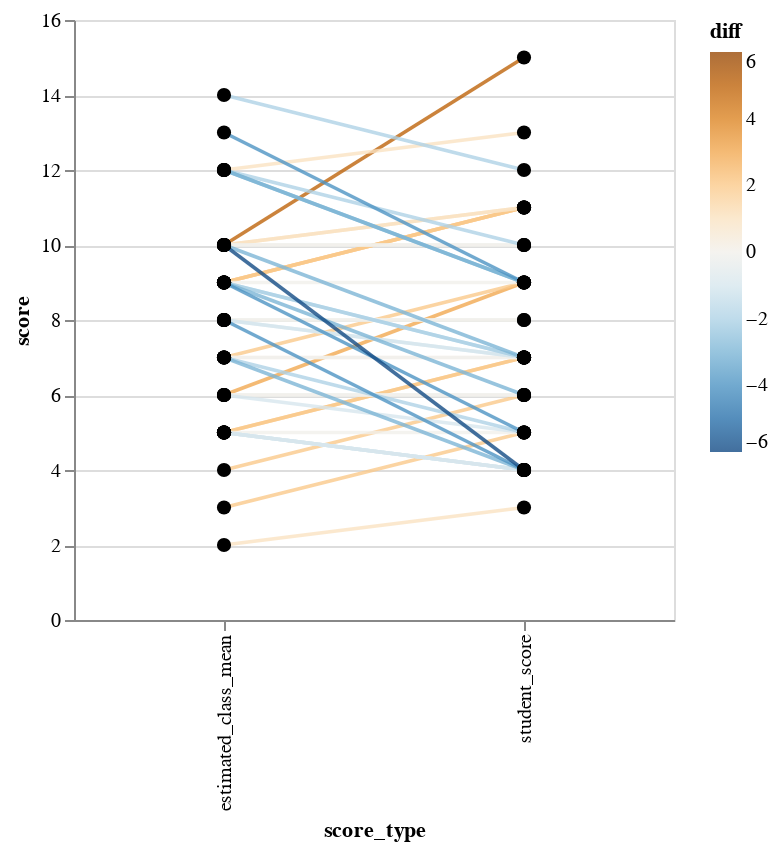

Source (notebook cell):
### Code cell
points = alt.Chart(scores_this_year).mark_circle(size=50, color='black', opacity=1).encode(
    alt.X('score_type'),
    alt.Y('score'),
    alt.Detail('time')).properties(width=300)
points.mark_line(size=1.8, opacity=0.8).encode(alt.Color('diff', scale=alt.Scale(scheme='blueorange', domain=(-6, 6)))) + points

### Figure 1 — Vega-Lite specification as saved in the notebook (floating-point values rounded to 4 significant figures)
{"config": {"view": {"continuousWidth": 300, "continuousHeight": 300}}, "layer": [{"mark": {"type": "line", "opacity": 0.8, "size": 1.8}, "encoding": {"color": {"field": "diff", "scale": {"domain": [-6, 6], "scheme": "blueorange"}, "type": "quantitative"}, "detail": {"field": "time", "type": "nominal"}, "x": {"field": "score_type", "type": "nominal"}, "y": {"field": "score", "type": "quantitative"}}}, {"mark": {"type": "circle", "color": "black", "opacity": 1, "size": 50}, "encoding": {"detail": {"field": "time", "type": "nominal"}, "x": {"field": "score_type", "type": "nominal"}, "y": {"field": "score", "type": "quantitative"}}}], "data": {"name": "data-d87c8ac6701c54e21b83d7c3696c3ead"}, "width": 300, "$schema": "https://vega.github.io/schema/vega-lite/v5.20.1.json", "datasets": {"data-d87c8ac6701c54e21b83d7c3696c3ead": [{"time": "10/12/2024 0:04:22", "diff": 5.0, "self_belief": "positive", "year": 2024.0, "score_type": "student_score", "score": 15.0}, {"time": "10/12/2024 0:04:22", "diff": 5.0, "self_belief": "positive", "year": 2024.0, "score_type": "estimated_class_mean", "score": 10.0}, {"time": "10/8/2024 20:19:17", "diff": 3.0, "self_belief": "positive", "year": 2024.0, "score_type": "student_score", "score": 9.0}, {"time": "10/8/2024 20:19:17", "diff": 3.0, "self_belief": "positive", "year": 2024.0, "score_type": "estimated_class_mean", "score": 6.0}, {"time": "10/7/2024 14:28:51", "diff": 2.0, "self_belief": "positive", "year": 2024.0, "score_type": "student_score", "score": 7.0}, {"time": "10/7/2024 14:28:51", "diff": 2.0, "self_belief": "positive", "year": 2024.0, "score_type": "estimated_class_mean", "score": 5.0}, {"time": "10/7/2024 14:37:58", "diff": 2.0, "self_belief": "positive", "year": 2024.0, "score_type": "student_score", "score": 6.0}, {"time": "10/7/2024 14:37:58", "diff": 2.0, "self_belief": "positive", "year": 2024.0, "score_type": "estimated_class_mean", "score": 4.0}, {"time": "10/8/2024 10:38:58", "diff": 2.0, "self_belief": "positive", "year": 2024.0, "score_type": "student_score", "score": 5.0}, {"time": "10/8/2024 10:38:58", "diff": 2.0, "self_belief": "positive", "year": 2024.0, "score_type": "estimated_class_mean", "score": 3.0}, {"time": "10/9/2024 14:19:46", "diff": 2.0, "self_belief": "positive", "year": 2024.0, "score_type": "student_score", "score": 11.0}, {"time": "10/9/2024 14:19:46", "diff": 2.0, "self_belief": "positive", "year": 2024.0, "score_type": "estimated_class_mean", "score": 9.0}, {"time": "10/9/2024 14:26:54", "diff": 2.0, "self_belief": "positive", "year": 2024.0, "score_type": "student_score", "score": 7.0}, {"time": "10/9/2024 14:26:54", "diff": 2.0, "self_belief": "positive", "year": 2024.0, "score_type": "estimated_class_mean", "score": 5.0}, {"time": "10/9/2024 23:01:38", "diff": 2.0, "self_belief": "positive", "year": 2024.0, "score_type": "student_score", "score": 11.0}, {"time": "10/9/2024 23:01:38", "diff": 2.0, "self_belief": "positive", "year": 2024.0, "score_type": "estimated_class_mean", "score": 9.0}, {"time": "10/11/2024 16:24:51", "diff": 2.0, "self_belief": "positive", "year": 2024.0, "score_type": "student_score", "score": 11.0}, {"time": "10/11/2024 16:24:51", "diff": 2.0, "self_belief": "positive", "year": 2024.0, "score_type": "estimated_class_mean", "score": 9.0}, {"time": "10/12/2024 1:09:43", "diff": 2.0, "self_belief": "positive", "year": 2024.0, "score_type": "student_score", "score": 9.0}, {"time": "10/12/2024 1:09:43", "diff": 2.0, "self_belief": "positive", "year": 2024.0, "score_type": "estimated_class_mean", "score": 7.0}, {"time": "10/9/2024 2:11:05", "diff": 1.0, "self_belief": "positive", "year": 2024.0, "score_type": "student_score", "score": 11.0}, {"time": "10/9/2024 2:11:05", "diff": 1.0, "self_belief": "positive", "year": 2024.0, "score_type": "estimated_class_mean", "score": 10.0}, {"time": "10/9/2024 2:11:27", "diff": 1.0, "self_belief": "positive", "year": 2024.0, "score_type": "student_score", "score": 11.0}, {"time": "10/9/2024 2:11:27", "diff": 1.0, "self_belief": "positive", "year": 2024.0, "score_type": "estimated_class_mean", "score": 10.0}, {"time": "10/9/2024 14:22:53", "diff": 1.0, "self_belief": "positive", "year": 2024.0, "score_type": "student_score", "score": 3.0}, {"time": "10/9/2024 14:22:53", "diff": 1.0, "self_belief": "positive", "year": 2024.0, "score_type": "estimated_class_mean", "score": 2.0}, {"time": "10/10/2024 19:44:42", "diff": 1.0, "self_belief": "positive", "year": 2024.0, "score_type": "student_score", "score": 13.0}, {"time": "10/10/2024 19:44:42", "diff": 1.0, "self_belief": "positive", "year": 2024.0, "score_type": "estimated_class_mean", "score": 12.0}, {"time": "10/7/2024 14:40:30", "diff": 0.0, "self_belief": "neutral", "year": 2024.0, "score_type": "student_score", "score": 9.0}, {"time": "10/7/2024 14:40:30", "diff": 0.0, "self_belief": "neutral", "year": 2024.0, "score_type": "estimated_class_mean", "score": 9.0}, {"time": "10/8/2024 15:23:46", "diff": 0.0, "self_belief": "neutral", "year": 2024.0, "score_type": "student_score", "score": 5.0}, {"time": "10/8/2024 15:23:46", "diff": 0.0, "self_belief": "neutral", "year": 2024.0, "score_type": "estimated_class_mean", "score": 5.0}, {"time": "10/9/2024 9:52:40", "diff": 0.0, "self_belief": "neutral", "year": 2024.0, "score_type": "student_score", "score": 7.0}, {"time": "10/9/2024 9:52:40", "diff": 0.0, "self_belief": "neutral", "year": 2024.0, "score_type": "estimated_class_mean", "score": 7.0}, {"time": "10/9/2024 12:10:27", "diff": 0.0, "self_belief": "neutral", "year": 2024.0, "score_type": "student_score", "score": 6.0}, {"time": "10/9/2024 12:10:27", "diff": 0.0, "self_belief": "neutral", "year": 2024.0, "score_type": "estimated_class_mean", "score": 6.0}, {"time": "10/9/2024 15:19:08", "diff": 0.0, "self_belief": "neutral", "year": 2024.0, "score_type": "student_score", "score": 10.0}, {"time": "10/9/2024 15:19:08", "diff": 0.0, "self_belief": "neutral", "year": 2024.0, "score_type": "estimated_class_mean", "score": 10.0}, {"time": "10/9/2024 15:19:11", "diff": 0.0, "self_belief": "neutral", "year": 2024.0, "score_type": "student_score", "score": 8.0}, {"time": "10/9/2024 15:19:11", "diff": 0.0, "self_belief": "neutral", "year": 2024.0, "score_type": "estimated_class_mean", "score": 8.0}, {"time": "10/9/2024 21:16:08", "diff": 0.0, "self_belief": "neutral", "year": 2024.0, "score_type": "student_score", "score": 7.0}, {"time": "10/9/2024 21:16:08", "diff": 0.0, "self_belief": "neutral", "year": 2024.0, "score_type": "estimated_class_mean", "score": 7.0}, {"time": "10/10/2024 13:41:03", "diff": 0.0, "self_belief": "neutral", "year": 2024.0, "score_type": "student_score", "score": 10.0}, {"time": "10/10/2024 13:41:03", "diff": 0.0, "self_belief": "neutral", "year": 2024.0, "score_type": "estimated_class_mean", "score": 10.0}, {"time": "10/10/2024 15:47:43", "diff": 0.0, "self_belief": "neutral", "year": 2024.0, "score_type": "student_score", "score": 8.0}, {"time": "10/10/2024 15:47:43", "diff": 0.0, "self_belief": "neutral", "year": 2024.0, "score_type": "estimated_class_mean", "score": 8.0}, {"time": "10/11/2024 17:26:26", "diff": 0.0, "self_belief": "neutral", "year": 2024.0, "score_type": "student_score", "score": 6.0}, {"time": "10/11/2024 17:26:26", "diff": 0.0, "self_belief": "neutral", "year": 2024.0, "score_type": "estimated_class_mean", "score": 6.0}, {"time": "10/7/2024 14:12:15", "diff": -1.0, "self_belief": "negative", "year": 2024.0, "score_type": "student_score", "score": 4.0}, {"time": "10/7/2024 14:12:15", "diff": -1.0, "self_belief": "negative", "year": 2024.0, "score_type": "estimated_class_mean", "score": 5.0}, {"time": "10/7/2024 14:28:44", "diff": -1.0, "self_belief": "negative", "year": 2024.0, "score_type": "student_score", "score": 5.0}, {"time": "10/7/2024 14:28:44", "diff": -1.0, "self_belief": "negative", "year": 2024.0, "score_type": "estimated_class_mean", "score": 6.0}, {"time": "10/7/2024 14:42:37", "diff": -1.0, "self_belief": "negative", "year": 2024.0, "score_type": "student_score", "score": 7.0}, {"time": "10/7/2024 14:42:37", "diff": -1.0, "self_belief": "negative", "year": 2024.0, "score_type": "estimated_class_mean", "score": 8.0}, {"time": "10/7/2024 15:15:18", "diff": -1.0, "self_belief": "negative", "year": 2024.0, "score_type": "student_score", "score": 4.0}, {"time": "10/7/2024 15:15:18", "diff": -1.0, "self_belief": "negative", "year": 2024.0, "score_type": "estimated_class_mean", "score": 5.0}, {"time": "10/8/2024 14:40:20", "diff": -1.0, "self_belief": "negative", "year": 2024.0, "score_type": "student_score", "score": 4.0}, {"time": "10/8/2024 14:40:20", "diff": -1.0, "self_belief": "negative", "year": 2024.0, "score_type": "estimated_class_mean", "score": 5.0}, {"time": "10/8/2024 21:32:29", "diff": -1.0, "self_belief": "negative", "year": 2024.0, "score_type": "student_score", "score": 7.0}, {"time": "10/8/2024 21:32:29", "diff": -1.0, "self_belief": "negative", "year": 2024.0, "score_type": "estimated_class_mean", "score": 8.0}, {"time": "10/11/2024 22:02:03", "diff": -1.0, "self_belief": "negative", "year": 2024.0, "score_type": "student_score", "score": 4.0}, {"time": "10/11/2024 22:02:03", "diff": -1.0, "self_belief": "negative", "year": 2024.0, "score_type": "estimated_class_mean", "score": 5.0}, {"time": "10/11/2024 22:02:19", "diff": -1.0, "self_belief": "negative", "year": 2024.0, "score_type": "student_score", "score": 4.0}, {"time": "10/11/2024 22:02:19", "diff": -1.0, "self_belief": "negative", "year": 2024.0, "score_type": "estimated_class_mean", "score": 5.0}, {"time": "10/7/2024 14:32:42", "diff": -2.0, "self_belief": "negative", "year": 2024.0, "score_type": "student_score", "score": 5.0}, {"time": "10/7/2024 14:32:42", "diff": -2.0, "self_belief": "negative", "year": 2024.0, "score_type": "estimated_class_mean", "score": 7.0}, {"time": "10/7/2024 18:36:12", "diff": -2.0, "self_belief": "negative", "year": 2024.0, "score_type": "student_score", "score": 10.0}, {"time": "10/7/2024 18:36:12", "diff": -2.0, "self_belief": "negative", "year": 2024.0, "score_type": "estimated_class_mean", "score": 12.0}, {"time": "10/9/2024 12:43:25", "diff": -2.0, "self_belief": "negative", "year": 2024.0, "score_type": "student_score", "score": 7.0}, {"time": "10/9/2024 12:43:25", "diff": -2.0, "self_belief": "negative", "year": 2024.0, "score_type": "estimated_class_mean", "score": 9.0}, {"time": "10/9/2024 17:40:01", "diff": -2.0, "self_belief": "negative", "year": 2024.0, "score_type": "student_score", "score": 7.0}, {"time": "10/9/2024 17:40:01", "diff": -2.0, "self_belief": "negative", "year": 2024.0, "score_type": "estimated_class_mean", "score": 9.0}, {"time": "10/12/2024 17:17:14", "diff": -2.0, "self_belief": "negative", "year": 2024.0, "score_type": "student_score", "score": 12.0}, {"time": "10/12/2024 17:17:14", "diff": -2.0, "self_belief": "negative", "year": 2024.0, "score_type": "estimated_class_mean", "score": 14.0}, {"time": "10/7/2024 14:33:19", "diff": -3.0, "self_belief": "negative", "year": 2024.0, "score_type": "student_score", "score": 9.0}, {"time": "10/7/2024 14:33:19", "diff": -3.0, "self_belief": "negative", "year": 2024.0, "score_type": "estimated_class_mean", "score": 12.0}, {"time": "10/8/2024 18:17:59", "diff": -3.0, "self_belief": "negative", "year": 2024.0, "score_type": "student_score", "score": 4.0}, {"time": "10/8/2024 18:17:59", "diff": -3.0, "self_belief": "negative", "year": 2024.0, "score_type": "estimated_class_mean", "score": 7.0}, {"time": "10/9/2024 14:15:36", "diff": -3.0, "self_belief": "negative", "year": 2024.0, "score_type": "student_score", "score": 6.0}, {"time": "10/9/2024 14:15:36", "diff": -3.0, "self_belief": "negative", "year": 2024.0, "score_type": "estimated_class_mean", "score": 9.0}, {"time": "10/10/2024 10:06:15", "diff": -3.0, "self_belief": "negative", "year": 2024.0, "score_type": "student_score", "score": 7.0}, {"time": "10/10/2024 10:06:15", "diff": -3.0, "self_belief": "negative", "year": 2024.0, "score_type": "estimated_class_mean", "score": 10.0}, {"time": "10/10/2024 14:31:41", "diff": -3.0, "self_belief": "negative", "year": 2024.0, "score_type": "student_score", "score": 9.0}, {"time": "10/10/2024 14:31:41", "diff": -3.0, "self_belief": "negative", "year": 2024.0, "score_type": "estimated_class_mean", "score": 12.0}, {"time": "10/7/2024 12:32:54", "diff": -4.0, "self_belief": "negative", "year": 2024.0, "score_type": "student_score", "score": 4.0}, {"time": "10/7/2024 12:32:54", "diff": -4.0, "self_belief": "negative", "year": 2024.0, "score_type": "estimated_class_mean", "score": 8.0}, {"time": "10/9/2024 10:54:22", "diff": -4.0, "self_belief": "negative", "year": 2024.0, "score_type": "student_score", "score": 9.0}, {"time": "10/9/2024 10:54:22", "diff": -4.0, "self_belief": "negative", "year": 2024.0, "score_type": "estimated_class_mean", "score": 13.0}, {"time": "10/9/2024 18:39:00", "diff": -4.0, "self_belief": "negative", "year": 2024.0, "score_type": "student_score", "score": 5.0}, {"time": "10/9/2024 18:39:00", "diff": -4.0, "self_belief": "negative", "year": 2024.0, "score_type": "estimated_class_mean", "score": 9.0}, {"time": "10/7/2024 21:00:35", "diff": -6.0, "self_belief": "negative", "year": 2024.0, "score_type": "student_score", "score": 4.0}, {"time": "10/7/2024 21:00:35", "diff": -6.0, "self_belief": "negative", "year": 2024.0, "score_type": "estimated_class_mean", "score": 10.0}]}}
